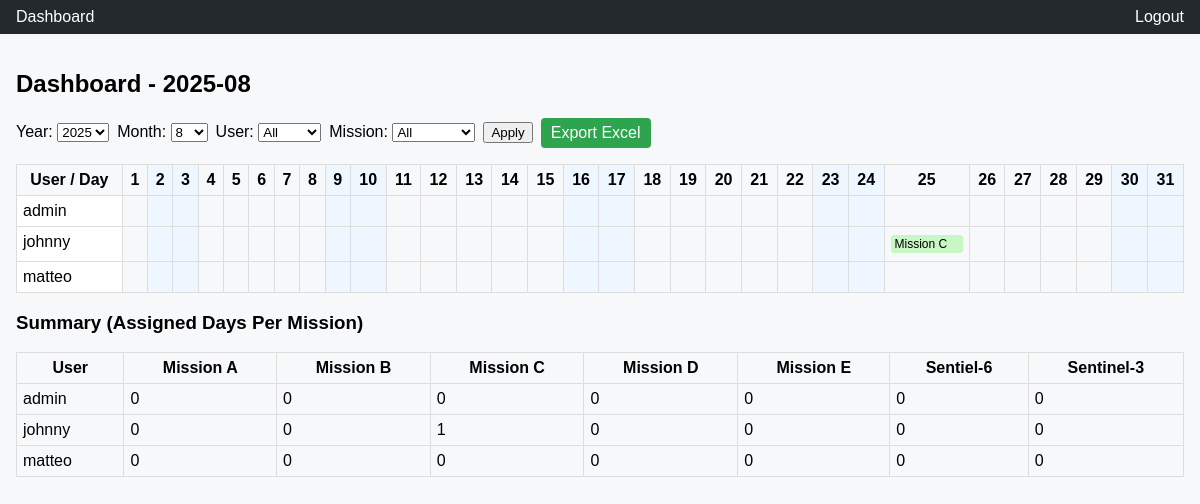
The app's page / (signed in) with its own data.
### mpf_scheduler/models.py (models this page shows, shortened)
class User(UserMixin, db.Model):
    id = db.Column(db.Integer, primary_key=True)
    username = db.Column(db.String(150), unique=True, nullable=False)
    password = db.Column(db.String(255), nullable=False)
    role = db.Column(db.String(50), nullable=False, default='user')
    assignments = db.relationship('Assignment', backref='user', lazy=True, cascade="all, delete-orphan")
    on_call_assignments = db.relationship('OnCallAssignment', backref='user', lazy=True, cascade="all, delete-orphan")

class Mission(db.Model):
    id = db.Column(db.Integer, primary_key=True)
    name = db.Column(db.String(150), unique=True, nullable=False)
    assignments = db.relationship('Assignment', backref='mission', lazy=True, cascade="all, delete-orphan")
    on_call_assignments = db.relationship('OnCallAssignment', backref='mission', lazy=True, cascade="all, delete-orphan")

### mpf_scheduler/views.py (the view)
@main.route('/')
@login_required
def dashboard():
    now = datetime.now()
    year = request.args.get('year', now.year, type=int)
    month = request.args.get('month', now.month, type=int)
    filter_user = request.args.get('user_id', type=int)
    filter_mission = request.args.get('mission_id', type=int)
    users = User.query.order_by(User.username).all()
    missions = Mission.query.order_by(Mission.name).all()
    if filter_user:
        users = [u for u in users if u.id == filter_user]
    if filter_mission:
        missions = [m for m in missions if m.id == filter_mission]
    dates = get_month_dates(year, month)
    first_day = date(year, month, 1)
    last_day = date(year, month, calendar.monthrange(year, month)[1])
    assignments = Assignment.query.filter(Assignment.date >= first_day, Assignment.date <= last_day).all()
    on_calls = OnCallAssignment.query.filter(OnCallAssignment.date >= first_day, OnCallAssignment.date <= last_day).all()
    if filter_user:
        assignments = [a for a in assignments if a.user_id == filter_user]
        on_calls = [o for o in on_calls if o.user_id == filter_user]
    if filter_mission:
        assignments = [a for a in assignments if a.mission_id == filter_mission]
        on_calls = [o for o in on_calls if o.mission_id == filter_mission]
    assignment_map = {d: {m.id: [] for m in missions} for d in dates}
    on_call_map = {d: {m.id: [] for m in missions} for d in dates}
    for a in assignments:
        if a.mission_id in [m.id for m in missions]:
            assignment_map[a.date][a.mission_id].append(a.user.username)
    for oc in on_calls:
        if oc.mission_id in [m.id for m in missions]:
            on_call_map[oc.date][oc.mission_id].append(oc.user.username)
    user_summary = defaultdict(lambda: defaultdict(int))
    for a in assignments:
        user_summary[a.user.username][a.mission.name] += 1
    return render_template('dashboard.html',
                           year=year, month=month, dates=dates,
                           users=users, missions=missions,
                           assignment_map=assignment_map, on_call_map=on_call_map,
                           user_summary=user_summary,
                           all_users=User.query.order_by(User.username).all(),
                           all_missions=Mission.query.order_by(Mission.name).all(),
                           filter_user=filter_user, filter_mission=filter_mission)

### mpf_scheduler/__init__.py (called while the page is built)
def create_app():
    app = Flask(__name__, instance_relative_config=True)
    app.config.from_mapping(
        SECRET_KEY='dev',
        SQLALCHEMY_DATABASE_URI='sqlite:///mpf_scheduler.db',
        SQLALCHEMY_TRACK_MODIFICATIONS=False,
        WTF_CSRF_TIME_LIMIT=None
    )
    app.config.from_pyfile('config.py', silent=True)
    db.init_app(app)
    bcrypt.init_app(app)
    csrf.init_app(app)
    login_manager.init_app(app)
    from .models import User  # noqa
    @login_manager.user_loader
    def load_user(user_id):
        from .models import User
        return User.query.get(int(user_id))
    from .auth import auth as auth_blueprint
    from .views import main as main_blueprint
    app.register_blueprint(auth_blueprint)
    app.register_blueprint(main_blueprint)
    return app

### mpf_scheduler/views.py (called while the page is built)
def get_month_dates(year, month):
    _, num_days = calendar.monthrange(year, month)
    return [date(year, month, day) for day in range(1, num_days+1)]

### mpf_scheduler/templates/dashboard.html (shortened to what this page needs)
{% extends 'base.html' %}
{% block content %}
<h2>Dashboard - {{ year }}-{{ '%02d' % month }}</h2>
<form method="get" class="filters">
  <label>Year:
    <select name="year">
      {% for y in range(year-2, year+3) %}
        <option value="{{ y }}" {% if y == year %}selected{% endif %}>{{ y }}</option>
      {% endfor %}
    </select>
  </label>
  <label>Month:
    <select name="month">
      {% for m in range(1,13) %}
        <option value="{{ m }}" {% if m == month %}selected{% endif %}>{{ m }}</option>
      {% endfor %}
    </select>
  </label>
  <label>User:
    <select name="user_id">
      <option value="">All</option>
    </select>
  </label>
  <label>Mission:
    <select name="mission_id">
      <option value="">All</option>
    </select>
  </label>
  <button type="submit">Apply</button>
  <a class="btn" href="{{ url_for('main.export_excel', year=year, month=month) }}">Export Excel</a>
</form>
<table class="calendar">
  <thead>
    <tr>
      <th>User / Day</th>
      {% for d in dates %}
        <th class="{% if d.weekday()>=5 %}weekend{% endif %}">{{ d.day }}</th>
      {% endfor %}
    </tr>
  </thead>
  <tbody>
    {% for user in users %}
    <tr>
      <td class="sticky">{{ user.username }}</td>
      {% for d in dates %}
      <td class="{% if d.weekday()>=5 %}weekend{% endif %}">
        {% for mission in missions %}
          {% if user.username in assignment_map[d][mission.id] %}
            <div class="assignment">{{ mission.name }}</div>
          {% endif %}
        {% endfor %}
      </td>
      {% endfor %}
    </tr>
    {% endfor %}
  </tbody>
</table>
<h3>Summary (Assigned Days Per Mission)</h3>
<table class="summary">
  <thead>
    <tr>
      <th>User</th>
      {% for m in missions %}<th>{{ m.name }}</th>{% endfor %}
    </tr>
  </thead>
  <tbody>
    {% for user in users %}
    <tr>
      <td>{{ user.username }}</td>
      {% for m in missions %}
        <td>{{ user_summary[user.username][m.name] or 0 }}</td>
      {% endfor %}
    </tr>
    {% endfor %}
  </tbody>
</table>
{% endblock %}

### mpf_scheduler/templates/base.html (shortened to what this page needs)
<!doctype html>
<html lang="en">
<head>
  <link rel="stylesheet" href="{{ url_for('static', filename='style.css') }}">
</head>
<body>
  <nav>
    <ul>
      {% if current_user.is_authenticated %}
        <li><a href="{{ url_for('main.dashboard') }}">Dashboard</a></li>
        <li class="right"><a href="{{ url_for('auth.logout') }}">Logout</a></li>
      {% else %}
        <li><a href="{{ url_for('auth.login') }}">Login</a></li>
      {% endif %}
    </ul>
  </nav>
  <div class="container">
    {% block content %}{% endblock %}
  </div>
</body>
</html>

### mpf_scheduler/static/style.css (style rules this page uses)
body { font-family: Arial, sans-serif; background: #f6f8fa; margin: 0; }
nav ul { background:#24292e; color:#fff; padding:0.5rem 1rem; margin:0; list-style:none; display:flex; gap:1rem; }
nav ul li a { color:#fff; text-decoration:none; }
nav ul li.right { margin-left:auto; }
.container { padding:1rem; }
table { width:100%; border-collapse:collapse; margin-top:1rem; }
th, td { border:1px solid #ddd; padding:6px; vertical-align:top; }
th.weekend, td.weekend { background:#eef7ff; }
.assignment { background:#c8f7c5; margin:2px 0; padding:2px 4px; border-radius:3px; font-size:12px; }
.sticky { position:sticky; left:0; background:#fff; }
.filters { display:flex; gap:0.5rem; align-items:center; flex-wrap:wrap; }
.btn { background:#2ea44f; color:#fff; padding:6px 10px; border-radius:4px; text-decoration:none; }

### records on screen
User: username "admin", username.name "0"
User: username "johnny", username.name "0", username.name "1"
Mission: name "Mission C"
User: username "matteo", username.name "0"
Mission: name "Mission A"
Mission: name "Mission B"
Mission: name "Mission D"
Mission: name "Mission E"
Mission: name "Sentiel-6"
Mission: name "Sentinel-3"

### other values on screen
{{ year }} "2025"
{{ '%02d' % month }} "08"
{{ d.day }} "1" "2" "3" "4" "5" "6" "7" "8" "9" "10" "11" "12" "13" "14" "15" "16" "17" "18" "19" "20" "21" "22" "23" "24" "25" "26" "27" "28" "29" "30" "31"
form field year "2025"
form field month "8"
